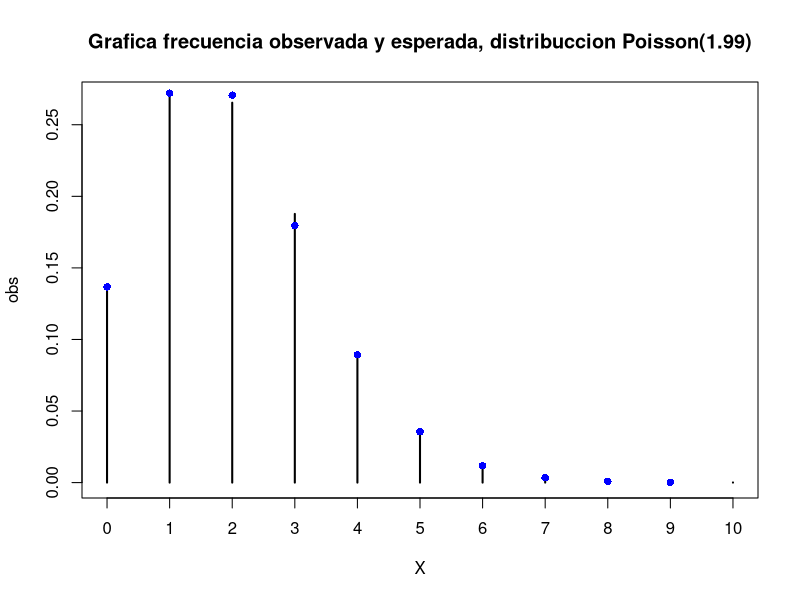
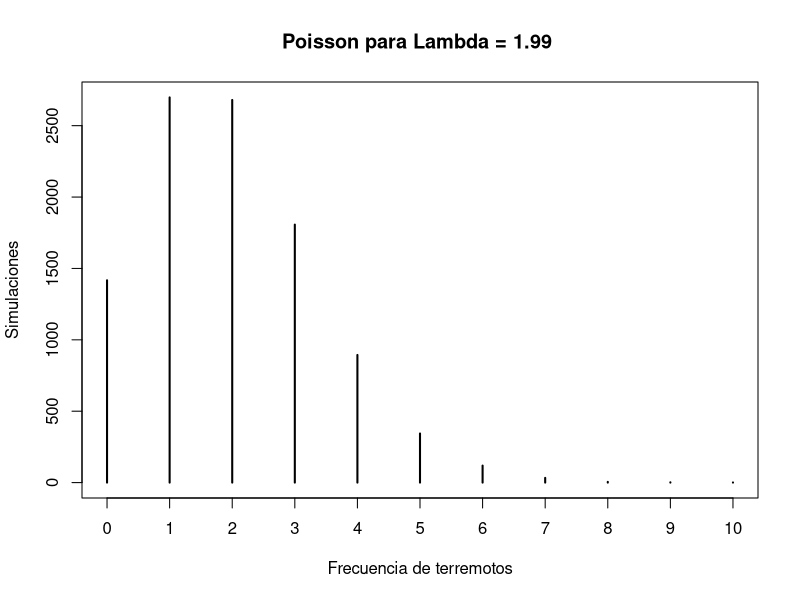

Here is the R script that generated these plots, in order: (Note: this script raises an error after producing the figures.)
#-----------------------------------#
# Kevin Steven Garcia Chica
# Cesar A. Saavedra 
# Simulacion Estadistica Trabajo 1
#-----------------------------------#
suppressMessages(library(ggplot2))

#-----------------------------------#
# Distribucion Poisson:
#-----------------------------------#
nsim=10000
l=1.99 #Parametro del articulo, Media de terremotos por a??o.

# Poisson con R #
RP <- rpois(nsim,l)

# Poisson con metodo propio #
N=nsim
X<-c()
for (j in 1:N) {
  U<-runif(1)
  i=0 ; F=P=exp(-l)
  while (U>=F) {
    P=(l/(i+1))*P
    F=F+P
    i=i+1
  }
  X[j]=i
}

#Pruebas de bondad de ajuste:
Z<-table(X)
obs<-Z/length(X)  #Observado
prob<-dpois(seq(0,9),1.99) #Esperado
#Gr?fica comparativa:
x11()
plot(obs,main="Grafica frecuencia observada y esperada, distribuccion Poisson(1.99)")
points(seq(0,9),prob, col="blue", pch=16)

#Prueba de bondad de ajuste chi cuadrado:
est<-sum((obs-prob)^2/prob)  #Estadistico de prueba
valorp<-1-pchisq(est,9)
qchisq(0.95,8)   #Valor critico
pchisq(est,9,lower.tail = F) #Otra forma de sacar la probabilidad mayor que.

#Prueba de R:

#Grafico#
plot(table(RP), main="Poisson para Lambda = 1.99 ", xlab="Frecuencia de terremotos", ylab="Simulaciones")
points(seq(0,9), table(X), pch=16, col="red")
legend("topright",legend=c("Metodo Tradicional R","Metodo Transformada Inversa"), 
       pch=c(16, 16),col=c("black","red"), bty="n", cex=1.2)

#plot(table(X), main="Poisson(1.99) con el metodo propio", xlab="Magnitud", ylab="")


#-----------------------------------#
#Distribucion Logistic:
#-----------------------------------#
nsim2=14000
# M. tradicional #
L <- rlogis(nsim2, 0,2)

# Transformada Inversa #
a=0
b=2
U <- runif(nsim2,0,1)
X = a + b*log((U)/(1-U))
l=seq(-20,20, by=0.001)

#Grafico#
x11()
hist((X), main="Distribucion Logistica de parametro (0,2)", freq=F, col="grey", bty="n")
lines(l, dlogis(l,0,2), lwd=2, col="red")
legend("topleft",legend=c("Metodo Transformada Inversa","Metodo Tradicional R"), 
       pch=c("-,-"),col=c("black","red"), lty=1,2, bty="n")

#Generacion variable de respuesta Y:
Y<-c(rep(0,7000),rep(1,7000)) # 0:Clientes malos, 1:Clientes buenos

# Tabla de frecuencias
dat1 = L
n.cl=8
puntos = min(dat1)+(0:n.cl)*(max(dat1)-min(dat1))/n.cl
T1 = table(cut(dat1, breaks=puntos))
plot(T1)

dat2 = X
n.cl=8
puntos = min(dat)+(0:n.cl)*(max(dat2)-min(dat2))/n.cl
T2 = table(cut(dat2, breaks=puntos,right = T))
plot(T2)

#Prueba de bondad de ajuste kolmogorov para la logistic:
ks.test(X,'plogis',0,2)
